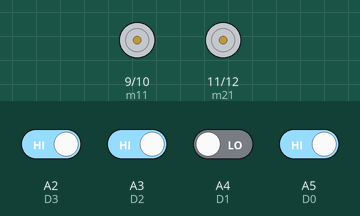
The sketch below on a simulated Arduino Uno, built with avr-gcc and run on an emulated ATmega328P. Parts: motor-driver pin pairs drawn as motors (green arrow = first pin HIGH = forward, orange = second pin HIGH = backward, longer = more drive). The test bench sets the inputs (shaded band); at power-on: A2 (D3), A3 (D2), A5 (D0) HIGH, A4 (D1) LOW.

Above: at 1.2 s.
1.3 s: A2 (D3) driven LOW and A3 (D2) driven LOW and A4 (D1) driven HIGH and A5 (D0) driven LOW
At 1.9 s:
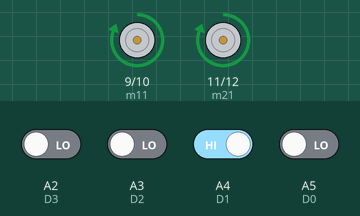
2.8 s: A3 (D2) driven HIGH
At 4.0 s:
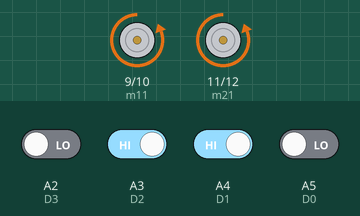
4.3 s: A3 (D2) driven LOW
At 5.4 s:
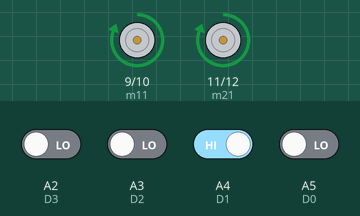
Timing chart, 0 to 7.3 s (numbered marks = the images above; inputs shaded):
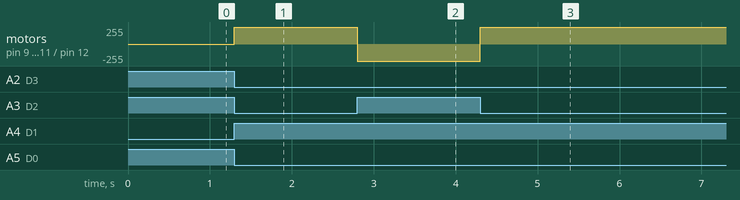

The sketch:

dtmf.ino
```cpp
const int m11=9;
const int m12=10;
const int m21=11;
const int m22=12;

const int D0=A5;
const int D1=A4;
const int D2=A3;
const int D3=A2;

void forward()
{
   digitalWrite(m11, HIGH);
   digitalWrite(m12, LOW);
   digitalWrite(m21, HIGH);
   digitalWrite(m22, LOW);
}

void backward()
{
   digitalWrite(m11, LOW);
   digitalWrite(m12, HIGH);
   digitalWrite(m21, LOW);
   digitalWrite(m22, HIGH);
}
void Stop()
{
   digitalWrite(m11, LOW);
   digitalWrite(m12, LOW);
   digitalWrite(m21, LOW);
   digitalWrite(m22, LOW);
}

void setup()
{
  pinMode(D0, INPUT);
  pinMode(D1, INPUT);
  pinMode(D2, INPUT);
  pinMode(D3, INPUT);

  pinMode(m11, OUTPUT);
  pinMode(m12, OUTPUT);
  pinMode(m21, OUTPUT);
  pinMode(m22, OUTPUT);
}

void loop()
{

  int temp1=digitalRead(D0);
  int temp2=digitalRead(D1);
  int temp3=digitalRead(D2);
  int temp4=digitalRead(D3);

  if(temp1==0 && temp2==1 && temp3==0 && temp4==0) //Binary value received from DTMF Module - 0100 == 4
  forward();

  else if(temp1==0 && temp2==1 && temp3==1 && temp4==0) //0110 == 6
  backward();


  else if(temp1==1 && temp2==0 && temp3==1 && temp4==0) //0101 == 5
  Stop();
}
```

Measured:
- after the input at 1.3 s, motor on pin 9 (m11) / pin 10 (m12), motor on pin 11 (m21) / pin 12 (m22): stopped → forward 255/255 at once
- after the input at 2.8 s, motor on pin 9 (m11) / pin 10 (m12), motor on pin 11 (m21) / pin 12 (m22): forward 255/255 → backward 255/255 at once
- after the input at 4.3 s, motor on pin 9 (m11) / pin 10 (m12), motor on pin 11 (m21) / pin 12 (m22): backward 255/255 → forward 255/255 at once
